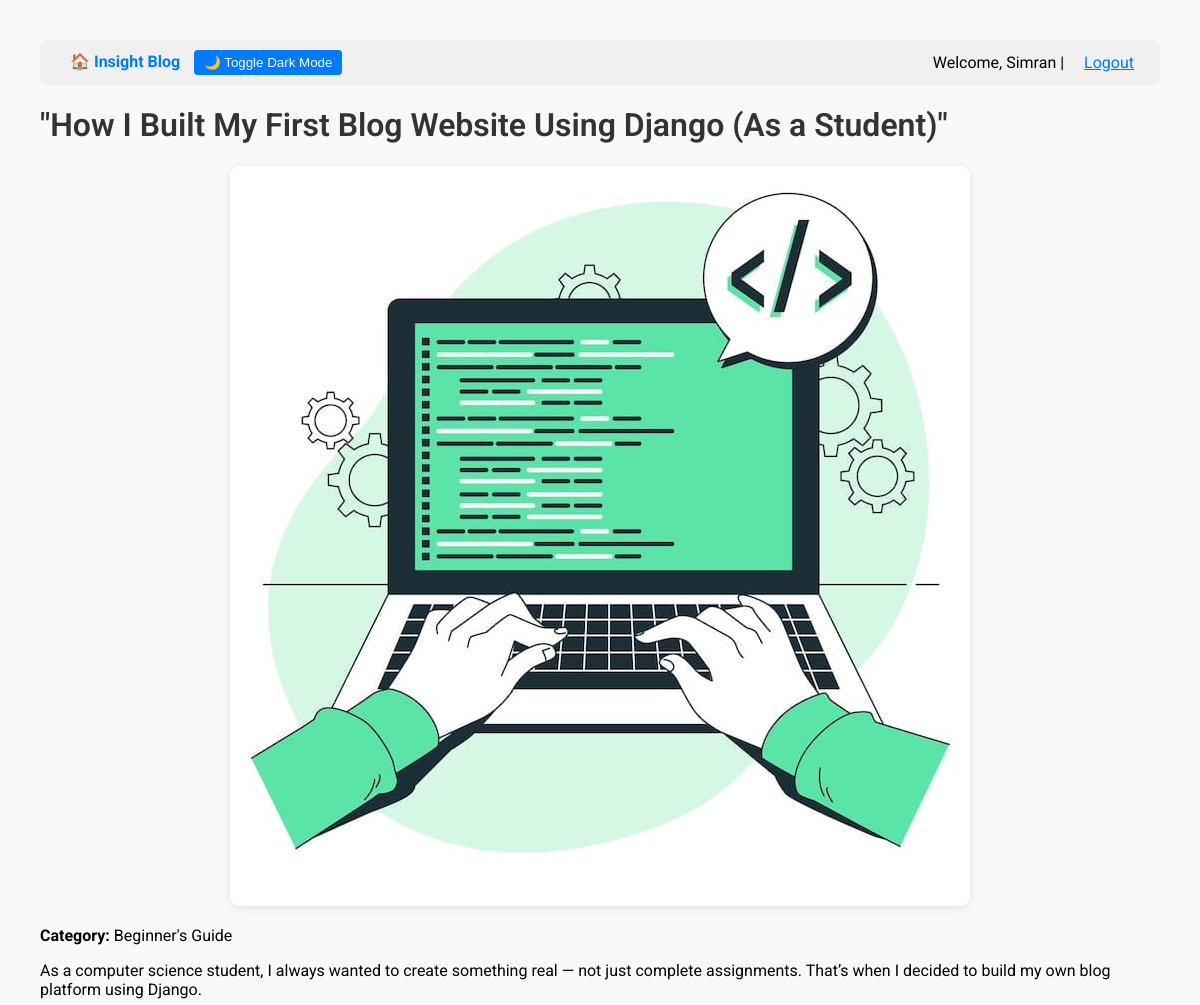
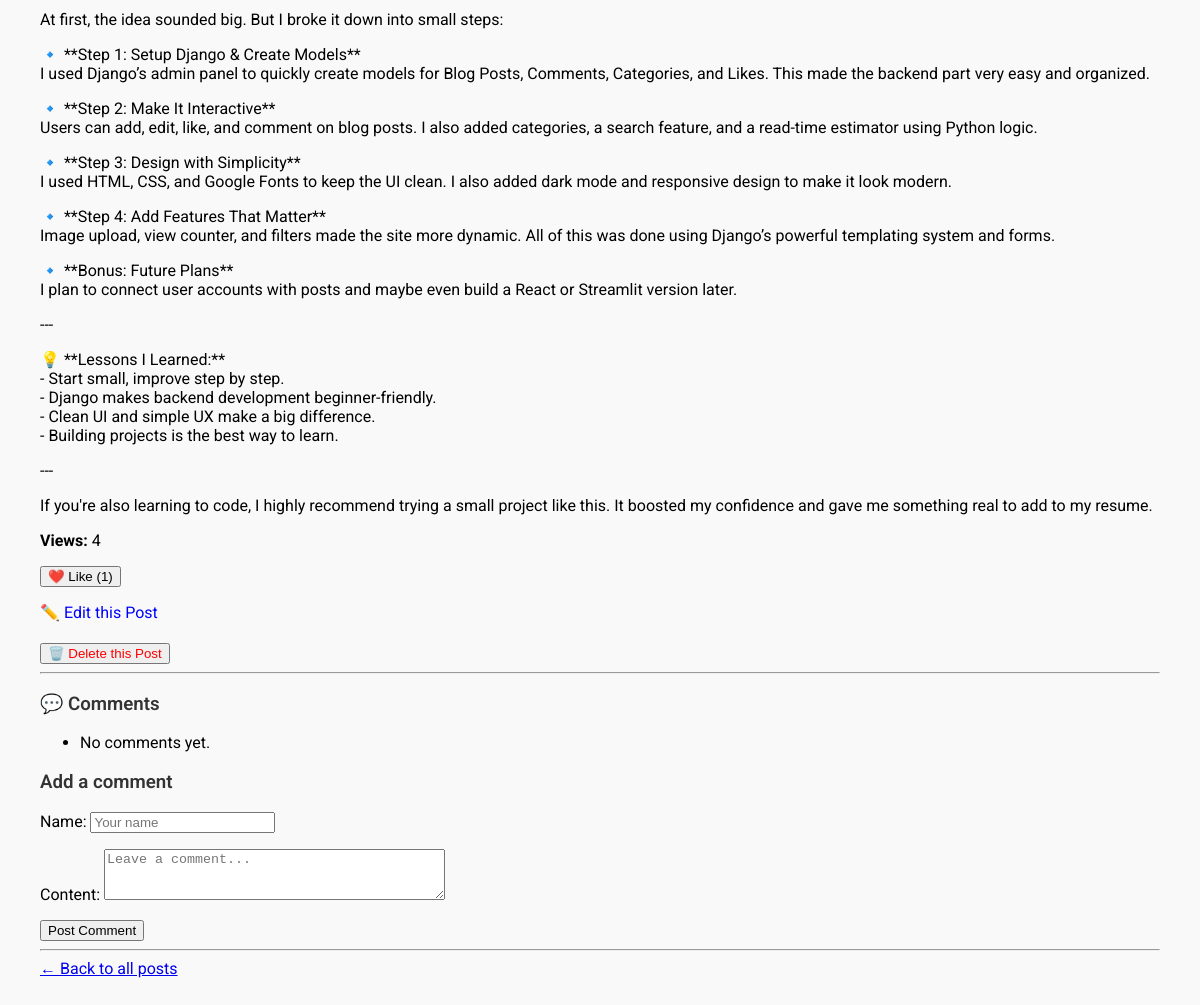
Page /post/2/ (signed in) on the committed database (2 pictures, top to bottom).
### blog/models.py (models this page shows, shortened)
class BlogPost(models.Model):
    title = models.CharField(max_length=200)
    author = models.CharField(max_length=100)
    category = models.ForeignKey(Category, on_delete=models.SET_NULL, null=True)
    content = models.TextField()
    image = models.ImageField(upload_to='blog_images/', blank=True, null=True)
    created_at = models.DateTimeField(default=timezone.now)
    views = models.IntegerField(default=0)  # ✅ Added field for analytics

class Category(models.Model):
    name = models.CharField(max_length=100)
    class Meta:
        verbose_name_plural = "Categories"

### blog/views.py (the view)
# urls.py: path('post/<int:pk>/', views.post_detail, name='post_detail'),
def post_detail(request, pk):
    post = get_object_or_404(BlogPost, pk=pk)
    post.views += 1
    post.save(update_fields=["views"])
    comments = Comment.objects.filter(post=post)
    if request.method == 'POST':
        form = CommentForm(request.POST)
        if form.is_valid():
            new_comment = form.save(commit=False)
            new_comment.post = post
            new_comment.save()
            form = CommentForm()
    else:
        form = CommentForm()
    return render(request, 'blog/post_detail.html', {
        'post': post,
        'comments': comments,
        'form': form,
    })

### blog/forms.py
class CommentForm(forms.ModelForm):
    class Meta:
        model = Comment
        fields = ['name', 'content']
        widgets = {
            'name': forms.TextInput(attrs={'placeholder': 'Your name'}),
            'content': forms.Textarea(attrs={'rows': 3, 'placeholder': 'Leave a comment...'}),
        }

### blog/templates/blog/post_detail.html (shortened to what this page needs)
{% extends 'blog/base.html' %}
{% block content %}
  <h1>{{ post.title }}</h1>
  {% if post.image %}
    <div style="display: flex; justify-content: center; margin: 20px 0;">
      <img src="{{ post.image.url }}" alt="Blog Image" style="max-width: 100%; height: auto; border-radius: 10px; box-shadow: 0 2px 10px rgba(0, 0, 0, 0.1);">
    </div>
  {% endif %}
  <p><strong>Category:</strong> {{ post.category.name }}</p>
  <p>{{ post.content|linebreaks }}</p>
  <p><strong>Views:</strong> {{ post.views }}</p>
  <form method="POST" action="{% url 'like_post' post.pk %}">
    <button type="submit">❤️ Like ({{ post.likes.count }})</button>
  </form>
  <p>
    <a href="{% url 'edit_post' post.pk %}" style="text-decoration: none; color: blue;">
      ✏️ Edit this Post
    </a>
  </p>
  <form method="POST" action="{% url 'delete_post' post.pk %}" onsubmit="return confirm('Are you sure you want to delete this post?');">
    <button type="submit" style="color: red; margin-top: 5px;">🗑️ Delete this Post</button>
  </form>
  <hr>
  <h3>💬 Comments</h3>
  <ul>
    {% for comment in comments %}
      <li>{{ comment.content }} ({{ comment.created_at|date:"d M Y H:i" }})</li>
    {% empty %}
      <li>No comments yet.</li>
    {% endfor %}
  </ul>
  <h3>Add a comment</h3>
  <form method="POST">
    {{ form.as_p }}
    <button type="submit">Post Comment</button>
  </form>
  <hr>
  <a href="{% url 'home' %}">← Back to all posts</a>
{% endblock %}

### blog/templates/blog/base.html (shortened to what this page needs)
<!DOCTYPE html>
<html lang="en">
<head>
</head>
<body>
    <div class="navbar">
        <div>
            <a href="{% url 'home' %}"><strong>🏠 Insight Blog</strong></a>
            <button onclick="toggleDarkMode()" class="toggle-btn">🌙 Toggle Dark Mode</button>
        </div>
        <div>
            {% if user.is_authenticated %}
                Welcome, {{ user.username }} |
                <form method="POST" action="{% url 'logout' %}">
                    <button type="submit" class="logout-button">Logout</button>
                </form>
            {% else %}
                <a href="{% url 'login' %}">Login</a> |
                <a href="{% url 'signup' %}">Sign Up</a>
            {% endif %}
        </div>
    </div>
    {% block content %}
    {% endblock %}
</body>
</html>

### blog/templates/blog/base.html (style rules this page uses)
body { font-family: 'Roboto', sans-serif; margin: 40px; background-color: #f9f9f9; color: #000; transition: all 0.3s ease; }
.navbar { background-color: #f0f0f0; padding: 10px 20px; display: flex; justify-content: space-between; align-items: center; border-radius: 8px; margin-bottom: 20px; flex-wrap: wrap; }
.navbar a { text-decoration: none; color: #007bff; margin-left: 10px; }
.navbar form { display: inline; }
.logout-button { background: none; border: none; color: #007bff; cursor: pointer; text-decoration: underline; font: inherit; margin-left: 10px; }
.toggle-btn { cursor: pointer; padding: 5px 10px; background: #007bff; color: white; border: none; border-radius: 4px; margin-left: 10px; }
h1, h2, h3 { font-weight: 600; color: #333; }

### rows in the picture
BlogPost: title "\"How I Built My First Blog Website Using Django (As a Student)\"", image (picture), category.name "Beginner's Guide", content "As a computer science student, I always wanted to create something real — not just complete assignments. That’s when I decided to build my own blog platform using Django. At first, the idea sounded big. But I broke it down into small steps: 🔹 **Step 1: Setup Django & Create Models** I used Django’s admin panel to quickly create models for Blog Posts, Comments, Categories, and Likes. This made the backend part very easy and organized. 🔹 **Step 2: Make It Interactive** Users can add, edit, like, and comment on blog posts. I also added categories, a search feature, and a read-time estimator using Python logic. 🔹 **Step 3: Design with Simplicity** I used HTML, CSS, and Google Fonts to keep the…", views "4", likes.count "1"

### other values in the picture
{{ user.username }} "Simran"
